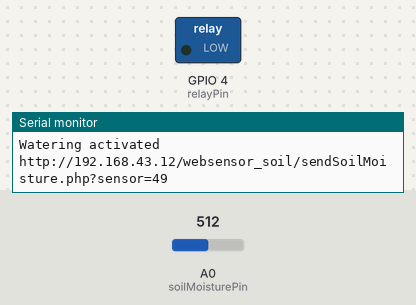
The sketch below on a simulated ESP8266 (NodeMCU). Parts: switched loads named in the sketch (green lamp = pin HIGH), the last lines printed to the serial monitor. The inputs (shaded band) are chosen by the test bench; at power-on: A0 (soilMoisturePin) = 512. WiFi joins after 1.5 s; servers stay silent unless stated; uploads are accepted with an empty reply.

Above: at 2.7 s.
2.8 s: A0 (soilMoisturePin) set to 798
5.2 s: A0 (soilMoisturePin) set to 830
At 6.1 s:
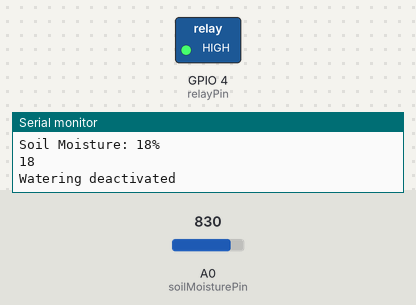
6.8 s: A0 (soilMoisturePin) set to 716
At 9.7 s:
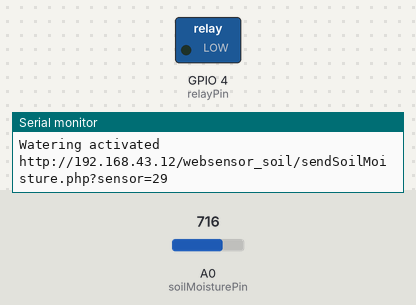
10.0 s: A0 (soilMoisturePin) set to 900
At 11.6 s:
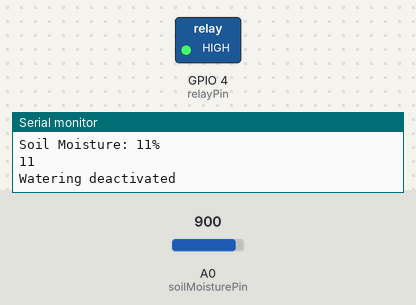
Timing chart, 0 to 13.1 s (numbered marks = the images above; inputs shaded):
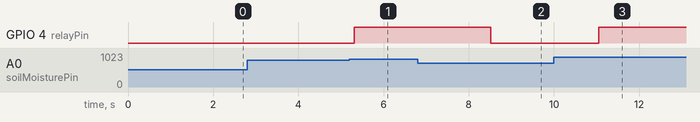

The sketch:

websensorsoil.ino
```cpp
#include <ESP8266WiFi.h>
#include <ESP8266HTTPClient.h>

const int soilMoisturePin = A0;
const int relayPin = 4;
const int moistureThreshold = 20; // Sesuaikan dengan kebutuhan

// Pengaturan WiFi
const char *ssid = "realme 5";
const char *password = "123456gg";
const char *host = "192.168.43.12"; // Alamat IP server (tanpa subnet)

int moisturePercentage; // Variabel moisturePercentage bukan konstanta

void setup()
{
  Serial.begin(9600);
  WiFi.begin(ssid, password); // Mulai koneksi WiFi

  while (WiFi.status() != WL_CONNECTED)
  {
    delay(500);
    Serial.print(".");
  }
  Serial.println("Connected to WiFi");
  pinMode(relayPin, OUTPUT);
  digitalWrite(relayPin, HIGH); // Pastikan pompa dalam keadaan mati saat mulai
}

// Get the soil moisture values
void soilMoistureSensor() {
  int value = analogRead(soilMoisturePin);
  value = map(value, 1024, 0, 0, 100);
  moisturePercentage = value;
}

void runPumpOff() {
  digitalWrite(relayPin, LOW);
  Serial.println("Watering activated");
}

void runPumpOn() {
  digitalWrite(relayPin, HIGH);
  Serial.println("Watering deactivated");
}

void loop()
{
  WiFiClient client;
  HTTPClient http;

  int sensorValue = analogRead(soilMoisturePin);
  Serial.println(soilMoisturePin);
  Serial.println(sensorValue);
  soilMoistureSensor();
  Serial.println(moistureThreshold);

  Serial.println("Soil Moisture: " + String(moisturePercentage) + "%");
  Serial.println(moisturePercentage);

  if (moisturePercentage < moistureThreshold)
    {
      runPumpOn();
      delay(2000);
    }
    else
    {
      runPumpOff();
    }

  if (WiFi.status() == WL_CONNECTED)
  {
    String url = "http://" + String(host) + "/websensor_soil/sendSoilMoisture.php?sensor=" + String(moisturePercentage);
    Serial.println(url);

    http.begin(client, url);
    int httpCode = http.GET();

    if (httpCode > 0)
    {
      String payload = http.getString();
      Serial.println(payload);
    }
    else
    {
      Serial.println("Error on HTTP request");
    }

    http.end();
  }
  else
  {
    Serial.println("Not connected to WiFi");
  }

  delay(1000);
}
```

Measured:
- the behaviour switches between 814 and 815 on A0 (soilMoisturePin) (found by bisection; images 0 and 1)
- after the input at 5.2 s, GPIO 4 (relayPin): LOW → HIGH after 0.11 s
- after the input at 6.8 s, GPIO 4 (relayPin): HIGH → LOW after 1.7 s
- after the input at 10.0 s, GPIO 4 (relayPin): LOW → HIGH after 1.0 s
